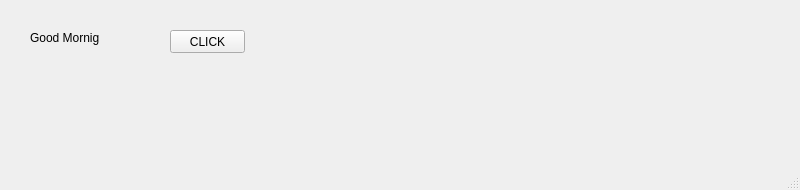
<?xml version="1.0" encoding="UTF-8"?>
<ui version="4.0">
 <class>MainWindow</class>
 <widget class="QMainWindow" name="MainWindow">
  <property name="geometry">
   <rect>
    <x>0</x>
    <y>0</y>
    <width>800</width>
    <height>190</height>
   </rect>
  </property>
  <property name="windowTitle">
   <string>MainWindow</string>
  </property>
  <widget class="QWidget" name="centralwidget">
   <widget class="QLabel" name="lbl">
    <property name="geometry">
     <rect>
      <x>30</x>
      <y>30</y>
      <width>101</width>
      <height>16</height>
     </rect>
    </property>
    <property name="text">
     <string>Good Mornig</string>
    </property>
   </widget>
   <widget class="QPushButton" name="pb">
    <property name="geometry">
     <rect>
      <x>170</x>
      <y>30</y>
      <width>75</width>
      <height>23</height>
     </rect>
    </property>
    <property name="text">
     <string>CLICK</string>
    </property>
   </widget>
  </widget>
  <widget class="QMenuBar" name="menubar">
   <property name="geometry">
    <rect>
     <x>0</x>
     <y>0</y>
     <width>800</width>
     <height>21</height>
    </rect>
   </property>
  </widget>
  <widget class="QStatusBar" name="statusbar"/>
 </widget>
 <resources/>
 <connections/>
</ui>
